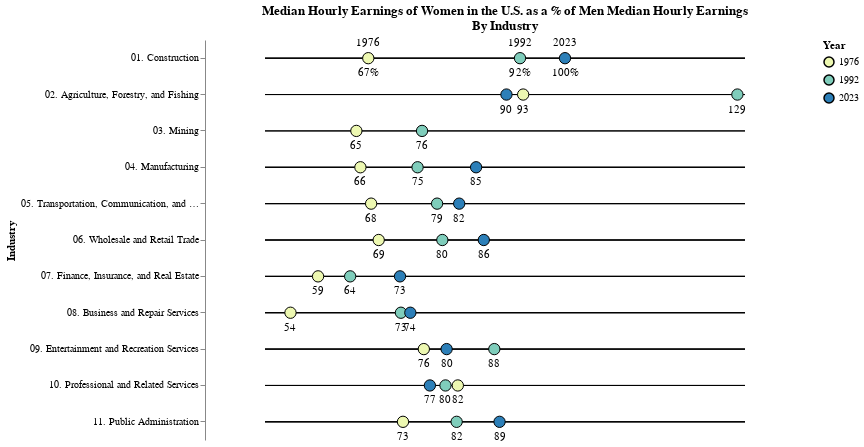

The code cell stored with this chart in its notebook:
### Code cell
def format_float(x, other_col):
    if other_col == '01. Construction':
        return '{:.0f}%'.format(x)
    else:
        return '{:.0f}'.format(x)



df_percent = ind_wages.pivot_table(index=['YEAR', 'IND50LY_U'], columns='SEX', values=0.5).reset_index()
df_percent['Female_as_percentage_of_Male'] = df_percent['Female'] / df_percent['Male'] * 100
df_percent['Female_as_percentage_of_Male_U'] = df_percent.apply(
    lambda row: format_float(row['Female_as_percentage_of_Male'], row['IND50LY_U']), axis=1)
df_percent = df_percent[~((df_percent['YEAR'] == 2023) & 
                          (df_percent['IND50LY_U'] == "03. Mining") & 
                          (df_percent['Female_as_percentage_of_Male'] > 400))]

# Filter out the years of interest (e.g., 1982, 2002, 2022)
years_of_interest = [1976, 1992, 2023]
df_final = df_percent[df_percent['YEAR'].isin(years_of_interest)]

# Now we create the chart
base = alt.Chart(df_final).encode(
    alt.Y('IND50LY_U:O', title='Industry'),
)

# Dot plot for each year
dots = base.mark_circle(size=128, stroke="black", strokeWidth=1).encode(
    alt.X('Female_as_percentage_of_Male:Q',
          title='Median Hourly Earnings of Women as a % of Men')
    .axis(None),
    alt.Color('YEAR:N', legend=alt.Legend(title="Year")),
    alt.Tooltip(['IND50LY_U', 'YEAR', 'Female_as_percentage_of_Male']),
    opacity=alt.value(1),
)

texts = base.mark_text(dy=15, align="center").encode(
    alt.X('Female_as_percentage_of_Male:Q'),
    text=alt.Text("Female_as_percentage_of_Male_U:O")
).transform_calculate(label='"inches"')

# Rule plot to draw lines across the dots for each education level
rules = base.mark_rule().encode(
    alt.X('a:Q', scale=alt.Scale(domain=[49, 131]),
          axis=alt.Axis(title="Percentage")),
    alt.X2("b:Q")
).transform_calculate(
    a="50",
    b="130",
)

row_of_interest = df_final[df_final['IND50LY_U'] == "01. Construction"]
annotation = alt.Chart(row_of_interest).mark_text(dy=-15, align="center").encode(
    alt.X('Female_as_percentage_of_Male:Q'),
    alt.Y('IND50LY_U:O'),
    text=alt.Text('YEAR:N'),  # Display the value of IND50LY_U as text
)
# Lines from text to points
lines = annotation.mark_rule().encode(
    x='Female_as_percentage_of_Male:O',
    y='IND50LY_U:O',
    y2=alt.value(0)  # Adjust if needed to control where the line ends
)


# Combine the plots
chart = (rules + dots + texts + annotation).properties(
    width=600, height=400,
    title=["Median Hourly Earnings of Women in the U.S. as a % of Men Median Hourly Earnings",
           "By Industry"])
chart = chart.configure_axis(grid=False).configure_view(stroke=None).configure_range(category=alt.RangeScheme(colors_))
chart.save(FIGS_DIR / "by_industry.png")
chart

### Figure 1 — Vega-Lite specification as saved in the notebook (floating-point values rounded to 4 significant figures)
{"config": {"view": {"continuousWidth": 300, "continuousHeight": 300, "stroke": null}, "axis": {"grid": false}, "range": {"category": ["#edf8b1", "#7fcdbb", "#2c7fb8"]}}, "layer": [{"mark": {"type": "rule"}, "encoding": {"x": {"axis": {"title": "Percentage"}, "field": "a", "scale": {"domain": [49, 131]}, "type": "quantitative"}, "x2": {"field": "b"}, "y": {"field": "IND50LY_U", "title": "Industry", "type": "ordinal"}}, "transform": [{"calculate": "50", "as": "a"}, {"calculate": "130", "as": "b"}]}, {"mark": {"type": "circle", "size": 128, "stroke": "black", "strokeWidth": 1}, "encoding": {"color": {"field": "YEAR", "legend": {"title": "Year"}, "type": "nominal"}, "opacity": {"value": 1}, "tooltip": [{"field": "IND50LY_U", "type": "nominal"}, {"field": "YEAR", "type": "quantitative"}, {"field": "Female_as_percentage_of_Male", "type": "quantitative"}], "x": {"axis": null, "field": "Female_as_percentage_of_Male", "title": "Median Hourly Earnings of Women as a % of Men", "type": "quantitative"}, "y": {"field": "IND50LY_U", "title": "Industry", "type": "ordinal"}}}, {"mark": {"type": "text", "align": "center", "dy": 15}, "encoding": {"text": {"field": "Female_as_percentage_of_Male_U", "type": "ordinal"}, "x": {"field": "Female_as_percentage_of_Male", "type": "quantitative"}, "y": {"field": "IND50LY_U", "title": "Industry", "type": "ordinal"}}, "transform": [{"calculate": "\"inches\"", "as": "label"}]}, {"data": {"name": "data-895ae4603ff504b9096df28b2d612b94"}, "mark": {"type": "text", "align": "center", "dy": -15}, "encoding": {"text": {"field": "YEAR", "type": "nominal"}, "x": {"field": "Female_as_percentage_of_Male", "type": "quantitative"}, "y": {"field": "IND50LY_U", "type": "ordinal"}}}], "data": {"name": "data-91026591b86091bd7f7f65a674ae5e48"}, "height": 400, "title": ["Median Hourly Earnings of Women in the U.S. as a % of Men Median Hourly Earnings", "By Industry"], "width": 600, "$schema": "https://vega.github.io/schema/vega-lite/v5.17.0.json", "datasets": {"data-91026591b86091bd7f7f65a674ae5e48": [{"YEAR": 1976, "IND50LY_U": "01. Construction", "Female": 17.62, "Male": 26.22, "Female_as_percentage_of_Male": 67.21, "Female_as_percentage_of_Male_U": "67%"}, {"YEAR": 1976, "IND50LY_U": "02. Agriculture, Forestry, and Fishing", "Female": 12.0, "Male": 12.9, "Female_as_percentage_of_Male": 93.03, "Female_as_percentage_of_Male_U": "93"}, {"YEAR": 1976, "IND50LY_U": "03. Mining", "Female": 20.17, "Male": 30.93, "Female_as_percentage_of_Male": 65.23, "Female_as_percentage_of_Male_U": "65"}, {"YEAR": 1976, "IND50LY_U": "04. Manufacturing", "Female": 19.06, "Male": 28.92, "Female_as_percentage_of_Male": 65.9, "Female_as_percentage_of_Male_U": "66"}, {"YEAR": 1976, "IND50LY_U": "05. Transportation, Communication, and Utilities", "Female": 20.99, "Male": 31.01, "Female_as_percentage_of_Male": 67.69, "Female_as_percentage_of_Male_U": "68"}, {"YEAR": 1976, "IND50LY_U": "06. Wholesale and Retail Trade", "Female": 15.49, "Male": 22.47, "Female_as_percentage_of_Male": 68.95, "Female_as_percentage_of_Male_U": "69"}, {"YEAR": 1976, "IND50LY_U": "07. Finance, Insurance, and Real Estate", "Female": 18.39, "Male": 31.26, "Female_as_percentage_of_Male": 58.84, "Female_as_percentage_of_Male_U": "59"}, {"YEAR": 1976, "IND50LY_U": "08. Business and Repair Services", "Female": 10.38, "Male": 19.13, "Female_as_percentage_of_Male": 54.25, "Female_as_percentage_of_Male_U": "54"}, {"YEAR": 1976, "IND50LY_U": "09. Entertainment and Recreation Services", "Female": 17.12, "Male": 22.38, "Female_as_percentage_of_Male": 76.47, "Female_as_percentage_of_Male_U": "76"}, {"YEAR": 1976, "IND50LY_U": "10. Professional and Related Services", "Female": 20.63, "Male": 25.12, "Female_as_percentage_of_Male": 82.14, "Female_as_percentage_of_Male_U": "82"}, {"YEAR": 1976, "IND50LY_U": "11. Public Administration", "Female": 24.31, "Male": 33.31, "Female_as_percentage_of_Male": 73.0, "Female_as_percentage_of_Male_U": "73"}, {"YEAR": 1992, "IND50LY_U": "01. Construction", "Female": 19.55, "Male": 21.13, "Female_as_percentage_of_Male": 92.5, "Female_as_percentage_of_Male_U": "92%"}, {"YEAR": 1992, "IND50LY_U": "02. Agriculture, Forestry, and Fishing", "Female": 16.22, "Male": 12.6, "Female_as_percentage_of_Male": 128.7, "Female_as_percentage_of_Male_U": "129"}, {"YEAR": 1992, "IND50LY_U": "03. Mining", "Female": 25.2, "Male": 33.09, "Female_as_percentage_of_Male": 76.18, "Female_as_percentage_of_Male_U": "76"}, {"YEAR": 1992, "IND50LY_U": "04. Manufacturing", "Female": 19.9, "Male": 26.39, "Female_as_percentage_of_Male": 75.43, "Female_as_percentage_of_Male_U": "75"}, {"YEAR": 1992, "IND50LY_U": "05. Transportation, Communication, and Utilities", "Female": 23.41, "Male": 29.76, "Female_as_percentage_of_Male": 78.68, "Female_as_percentage_of_Male_U": "79"}, {"YEAR": 1992, "IND50LY_U": "06. Wholesale and Retail Trade", "Female": 15.32, "Male": 19.25, "Female_as_percentage_of_Male": 79.56, "Female_as_percentage_of_Male_U": "80"}, {"YEAR": 1992, "IND50LY_U": "07. Finance, Insurance, and Real Estate", "Female": 21.01, "Male": 32.73, "Female_as_percentage_of_Male": 64.19, "Female_as_percentage_of_Male_U": "64"}, {"YEAR": 1992, "IND50LY_U": "08. Business and Repair Services", "Female": 12.93, "Male": 17.8, "Female_as_percentage_of_Male": 72.65, "Female_as_percentage_of_Male_U": "73"}, {"YEAR": 1992, "IND50LY_U": "09. Entertainment and Recreation Services", "Female": 17.87, "Male": 20.25, "Female_as_percentage_of_Male": 88.22, "Female_as_percentage_of_Male_U": "88"}, {"YEAR": 1992, "IND50LY_U": "10. Professional and Related Services", "Female": 21.81, "Male": 27.23, "Female_as_percentage_of_Male": 80.08, "Female_as_percentage_of_Male_U": "80"}, {"YEAR": 1992, "IND50LY_U": "11. Public Administration", "Female": 27.47, "Male": 33.53, "Female_as_percentage_of_Male": 81.94, "Female_as_percentage_of_Male_U": "82"}, {"YEAR": 2023, "IND50LY_U": "01. Construction", "Female": 23.6, "Male": 23.6, "Female_as_percentage_of_Male": 100.0, "Female_as_percentage_of_Male_U": "100%"}, {"YEAR": 2023, "IND50LY_U": "02. Agriculture, Forestry, and Fishing", "Female": 24.49, "Male": 27.14, "Female_as_percentage_of_Male": 90.24, "Female_as_percentage_of_Male_U": "90"}, {"YEAR": 2023, "IND50LY_U": "04. Manufacturing", "Female": 23.03, "Male": 27.04, "Female_as_percentage_of_Male": 85.18, "Female_as_percentage_of_Male_U": "85"}, {"YEAR": 2023, "IND50LY_U": "05. Transportation, Communication, and Utilities", "Female": 26.92, "Male": 32.68, "Female_as_percentage_of_Male": 82.37, "Female_as_percentage_of_Male_U": "82"}, {"YEAR": 2023, "IND50LY_U": "06. Wholesale and Retail Trade", "Female": 21.42, "Male": 24.77, "Female_as_percentage_of_Male": 86.46, "Female_as_percentage_of_Male_U": "86"}, {"YEAR": 2023, "IND50LY_U": "07. Finance, Insurance, and Real Estate", "Female": 29.43, "Male": 40.6, "Female_as_percentage_of_Male": 72.5, "Female_as_percentage_of_Male_U": "73"}, {"YEAR": 2023, "IND50LY_U": "08. Business and Repair Services", "Female": 19.7, "Male": 26.54, "Female_as_percentage_of_Male": 74.22, "Female_as_percentage_of_Male_U": "74"}, {"YEAR": 2023, "IND50LY_U": "09. Entertainment and Recreation Services", "Female": 24.99, "Male": 31.14, "Female_as_percentage_of_Male": 80.27, "Female_as_percentage_of_Male_U": "80"}, {"YEAR": 2023, "IND50LY_U": "10. Professional and Related Services", "Female": 28.12, "Male": 36.3, "Female_as_percentage_of_Male": 77.48, "Female_as_percentage_of_Male_U": "77"}, {"YEAR": 2023, "IND50LY_U": "11. Public Administration", "Female": 28.68, "Male": 32.19, "Female_as_percentage_of_Male": 89.09, "Female_as_percentage_of_Male_U": "89"}], "data-895ae4603ff504b9096df28b2d612b94": [{"YEAR": 1976, "IND50LY_U": "01. Construction", "Female": 17.62, "Male": 26.22, "Female_as_percentage_of_Male": 67.21, "Female_as_percentage_of_Male_U": "67%"}, {"YEAR": 1992, "IND50LY_U": "01. Construction", "Female": 19.55, "Male": 21.13, "Female_as_percentage_of_Male": 92.5, "Female_as_percentage_of_Male_U": "92%"}, {"YEAR": 2023, "IND50LY_U": "01. Construction", "Female": 23.6, "Male": 23.6, "Female_as_percentage_of_Male": 100.0, "Female_as_percentage_of_Male_U": "100%"}]}}
